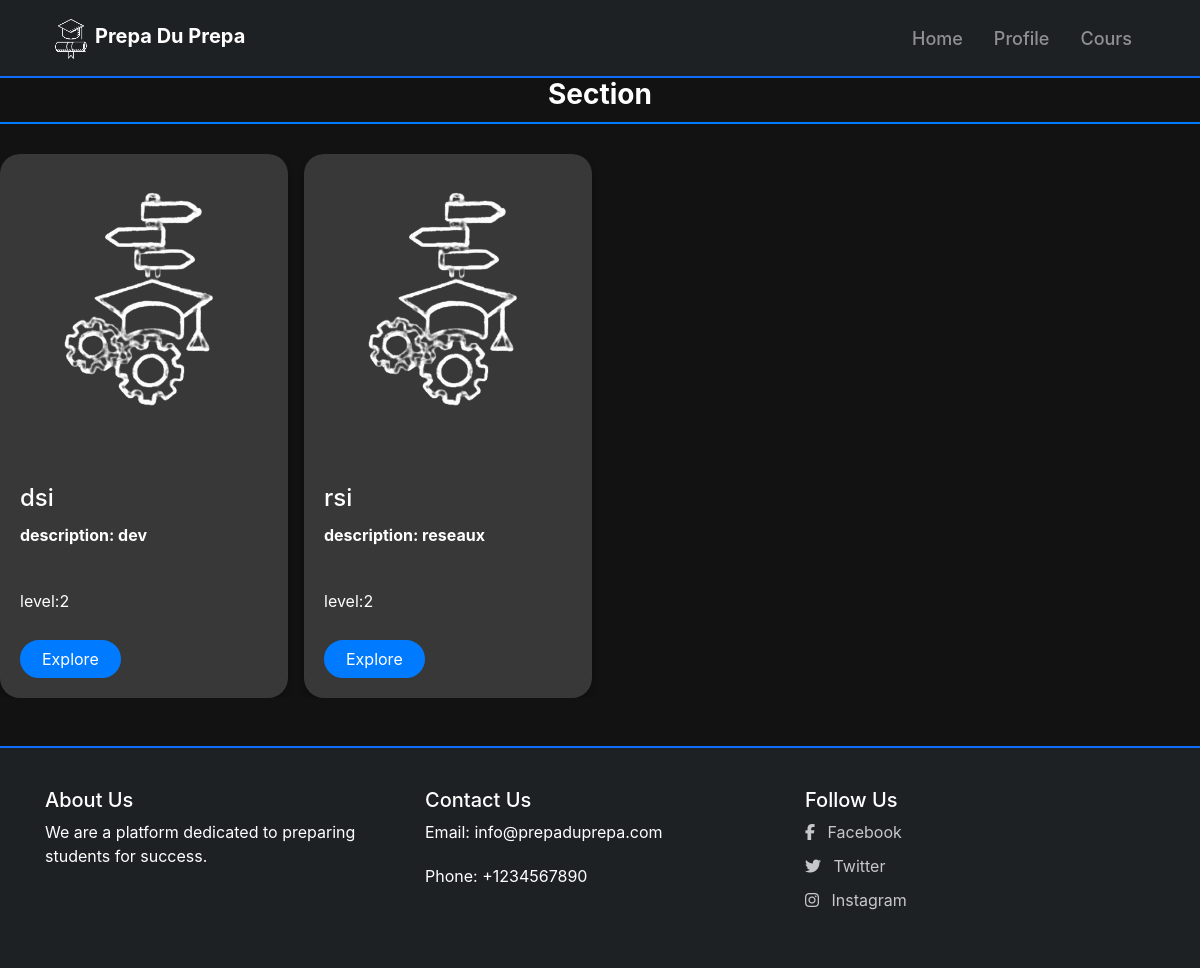
Screenshot of /support with the database file from the repository.
### user/models.py (models this page shows, shortened)
class course(models.Model):
    courseId = models.AutoField(primary_key=True)
    title = models.CharField(max_length=100)
    description = models.CharField(max_length=200)
    level = models.IntegerField()

### user/views.py (the view)
# urls.py: path('support',views.support,name='support'),
def support(request):
    courses = course.objects.all()
    return render(request, 'support/support.html', {'courses': courses})

### templates/support/support.html (shortened to what this page needs)
{% extends 'base.html' %}
{% load static %}
{% block content %}
<link rel="stylesheet" href="https://stackpath.bootstrapcdn.com/bootstrap/4.5.2/css/bootstrap.min.css">
<div class="row mb-5">
    <div class="col-lg-12">
        <h2 class="text-white text-center section-title fade-in-up">Section</h2>
        <div class="section-slider d-flex overflow-auto custom-scrollbar">
            <div class="card-container d-flex">
                {% for course in courses %}
                    <div class="card mr-3 fade-in-up" style="width: 18rem;">
                        <img src="{% static 'images/section.png' %}" class="card-img-top">
                        <div class="card-body">
                            <h5 class="card-title">{{ course.title }}</h5>
                            <p class="card-text"><b>description: {{ course.description }}</b></p>
                            <p class="card-text">level:{{ course.level }}</p>
                            <br>
                            <a href="{% url 'course_show' %}" class="btn btn-light">Explore</a>
                        </div>
                    </div>
                    {% endfor %}
            </div>
        </div>
    </div>
</div>
{% endblock content %}

### templates/base.html (style rules this page uses)
body { background-color: #121212; color: #fff; font-family: 'Roboto', sans-serif; margin: 0; padding: 0; }

### templates/support/support.html (style rules this page uses)
body { background-color: #121212; color: #fff; }
.section-title { border-bottom: 2px solid #007bff; padding-bottom: 10px; margin-bottom: 30px; color: #007bff; }
.card-container { display: flex; flex-wrap: wrap; justify-content: center; }
.card { background-color: #383838; color: white; border: none; border-radius: 20px; margin-right: 20px; box-shadow: 0 4px 6px rgba(0, 0, 0, 0.3); transition: all 0.3s ease; position: relative; overflow: hidden; opacity: 0; transform: translateY(20px); }
.card img { border-radius: 20px 20px 0 0; }
.card-body { padding: 20px; }
.card-title { font-size: 24px; margin-bottom: 10px; }
.card-text { font-size: 16px; line-height: 1.6; margin-bottom: 40px; }
.btn { border-radius: 20px; padding: 10px 20px; transition: all 0.3s ease; }
.btn-light { background-color: #007bff; color: white; border: 2px solid #007bff; }
.text-white { color: white; }
.section-title { font-size: 28px; font-weight: bold; margin-bottom: 30px; }
.fade-in-up { animation: fadeInUp 0.5s ease forwards; }
.card-body { padding: 20px; position: relative; }
.card .btn { border-radius: 20px; padding: 5px 20px; transition: all 0.3s ease; position: absolute; bottom: 20px; left: 20px; }

### rows the page displays
course: title "dsi", description "dev", level "2"
course: title "rsi", description "reseaux", level "2"
